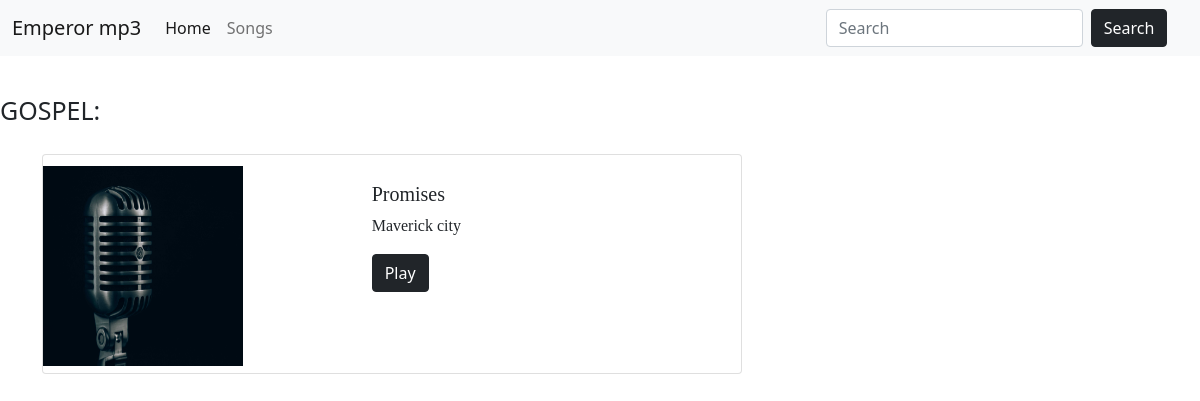
The app's page /gospel/ with its own data.
### emperor/models.py (models this page shows, shortened)
class Song(models.Model):
    song_id = models.AutoField(primary_key=True)
    name = models.CharField(max_length=225)
    artiste = models.CharField(max_length=100)
    tag = models.CharField(max_length=100)
    image = models.FileField(upload_to = 'img')
    song = models.FileField(upload_to='song')

### emperor/views.py (the view)
# urls.py: path('gospel/',views.gospel),
def gospel(request):
    query = "Gospel"
    gospel = Song.objects.filter(tag=query)
    return render(request, 'gospel.html', {'gospel':gospel})

### emperor/templates/gospel.html (shortened to what this page needs)
{% extends 'base.html' %}
  {% load static %}
{% block body %}
<div style="padding-top: 3%; padding-bottom: 2%; font-size: 25px;">
  GOSPEL:
</div>
<div class="container">
{% for i in gospel %}
<div class="card mb-3" style="max-width: 700px; height: 220px;  padding-top: 1%;">
    <div class="row g-0">
      <div class="col-md-4">
        <img src="/media/{{i.image}}" alt="..."   height="200px" width="200px">
      </div>
      <div class="col-md-8">
        <div class="card-body" style="margin-left: 80px;">
          <h5   style = "font-family:'Brush Script MT', cursive;"class="card-title" style="color: black; font-weight: 550; ">{{i.name}}</h5>
          <p  style = "font-family:'Brush Script MT', cursive;" class="card-text">{{i.artiste}}</p>
          <a href="/song/{{i.song_id}}"><button class="btn btn-dark">Play</button></a>
        </div>
      </div>
    </div>
  </div>
  {% endfor %}
</div>
{% endblock %}

### records on screen
Song: image (picture), name "Promises", artiste "Maverick city"
